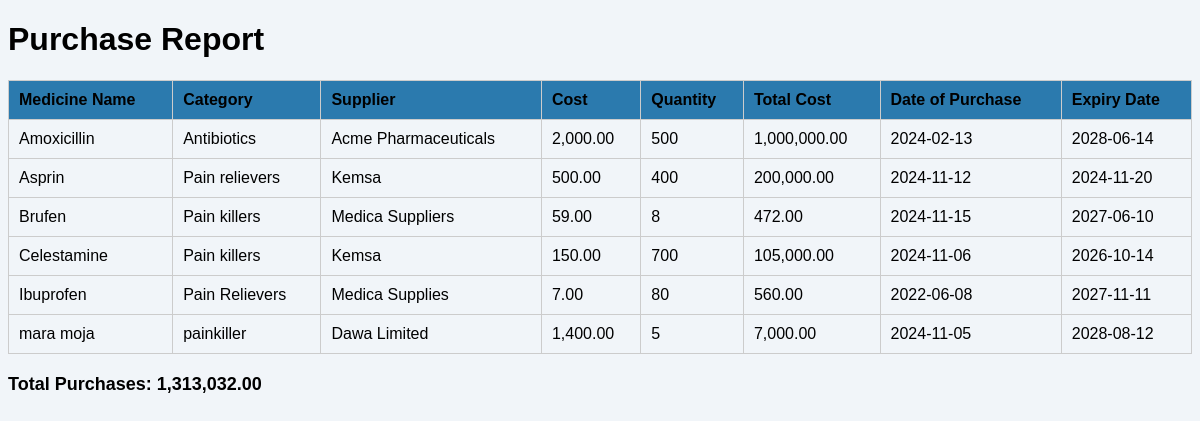
/purchase_report.php, run on the app's committed database.
### tables this page shows
CREATE TABLE `purchases` (
  `Medicine Name` varchar(255) NOT NULL,
  `Category` varchar(255) NOT NULL,
  `Supplier` varchar(255) NOT NULL,
  `Cost` int(11) DEFAULT NULL,
  `Quantity` int(11) DEFAULT NULL,
  `Date of Purchase` date NOT NULL,
  `Expiry Date` date NOT NULL
);

### purchase_report.php (the view, shortened to what this page needs)
<?php
$conn = mysqli_connect("localhost", "root", "", "quickfix pharmacy");
$sql = "SELECT `Medicine Name`, `Category`, `Supplier`, `Cost`, `Quantity`, `Date of Purchase`, `Expiry Date` FROM purchases";
$result = $conn->query($sql);
$totalPurchases = 0;
?>
<!DOCTYPE html>
<html>
<head>
</head>
<body>
    <h1>Purchase Report</h1>
    <table>
        <tr>
            <th>Medicine Name</th>
            <th>Category</th>
            <th>Supplier</th>
            <th>Cost</th>
            <th>Quantity</th>
            <th>Total Cost</th>
            <th>Date of Purchase</th>
            <th>Expiry Date</th>
        </tr>
        <?php
        if ($result->num_rows > 0) {
            while ($row = $result->fetch_assoc()) {
                $totalCost = $row['Cost'] * $row['Quantity'];
                echo "<tr>";
                echo "<td>" . htmlspecialchars($row['Medicine Name']) . "</td>";
                echo "<td>" . htmlspecialchars($row['Category']) . "</td>";
                echo "<td>" . htmlspecialchars($row['Supplier']) . "</td>";
                echo "<td>" . number_format($row['Cost'], 2) . "</td>";
                echo "<td>" . $row['Quantity'] . "</td>";
                echo "<td>" . number_format($totalCost, 2) . "</td>";
                echo "<td>" . htmlspecialchars($row['Date of Purchase']) . "</td>";
                echo "<td>" . htmlspecialchars($row['Expiry Date']) . "</td>";
                echo "</tr>";
                $totalPurchases += $totalCost;
            }
        } else {
            echo "<tr><td colspan='8'>No purchases found.</td></tr>";
        }
        ?>
    </table>
    <div class="total-purchase">
        Total Purchases: <?php echo number_format($totalPurchases, 2); ?>
    </div>
</body>
</html>

### purchase_report.php (style rules this page uses)
body { font-family: Arial, sans-serif; background-color:#f1f5f9; }
table { width: 100%; border-collapse: collapse; margin-top: 20px; }
table, th, td { border: 1px solid #ccc; }
th, td { padding: 10px; text-align: left; }
th { background-color: #2b7aae; }
.total-purchase { margin-top: 20px; font-size: 18px; font-weight: bold; }

### data on the page
purchases: Medicine Name "Amoxicillin", Category "Antibiotics", Supplier "Acme Pharmaceuticals", Cost "2,000.00", Quantity "500", totalCost "1,000,000.00", Date of Purchase "2024-02-13", Expiry Date "2028-06-14"
purchases: Medicine Name "Asprin", Category "Pain relievers", Supplier "Kemsa", Cost "500.00", Quantity "400", totalCost "200,000.00", Date of Purchase "2024-11-12", Expiry Date "2024-11-20"
purchases: Medicine Name "Brufen", Category "Pain killers", Supplier "Medica Suppliers", Cost "59.00", Quantity "8", totalCost "472.00", Date of Purchase "2024-11-15", Expiry Date "2027-06-10"
purchases: Medicine Name "Celestamine", Category "Pain killers", Supplier "Kemsa", Cost "150.00", Quantity "700", totalCost "105,000.00", Date of Purchase "2024-11-06", Expiry Date "2026-10-14"
purchases: Medicine Name "Ibuprofen", Category "Pain Relievers", Supplier "Medica Supplies", Cost "7.00", Quantity "80", totalCost "560.00", Date of Purchase "2022-06-08", Expiry Date "2027-11-11"
purchases: Medicine Name "mara moja", Category "painkiller", Supplier "Dawa Limited", Cost "1,400.00", Quantity "5", totalCost "7,000.00", Date of Purchase "2024-11-05", Expiry Date "2028-08-12"

### other printed values
$totalPurchases "1,313,032.00"
